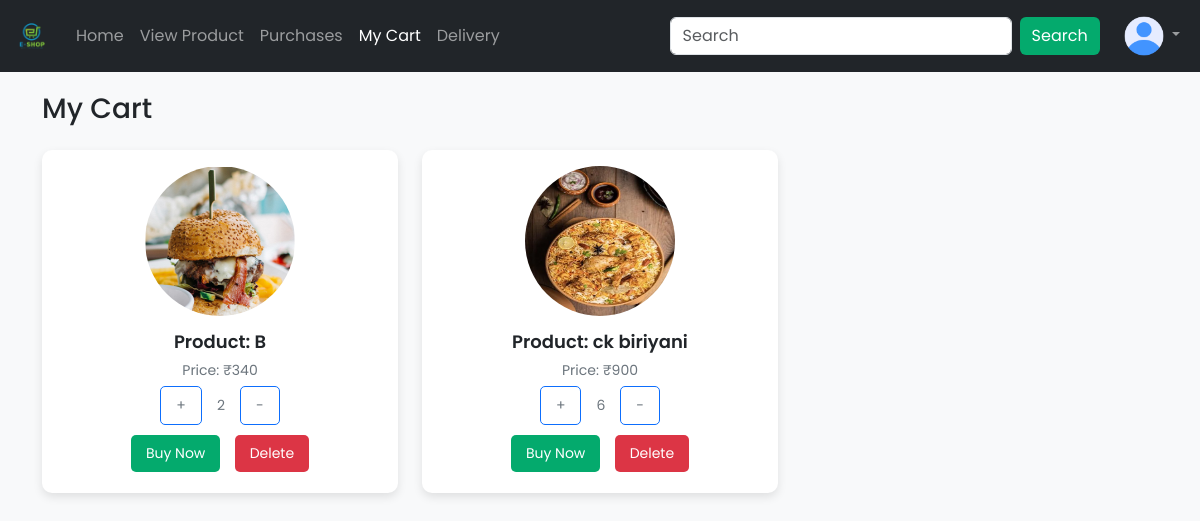
/user_view_cart (signed in), run on an earlier commit of the app's database.
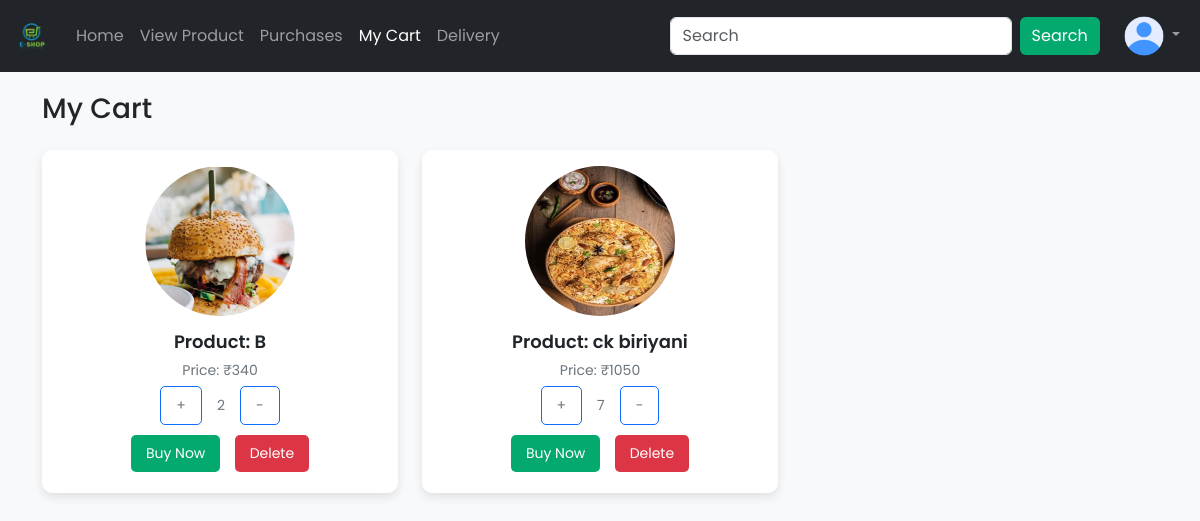
And on a later commit of the database.
### app/models.py (models this page shows, shortened)
class cart(models.Model):
    user = models.ForeignKey(Register,on_delete=models.CASCADE)
    product = models.ForeignKey(Product,on_delete=models.CASCADE)
    quantity = models.IntegerField()
    def total_price(self):
        return self.quantity * self.product.price

class Product(models.Model):
    name = models.TextField()
    discription = models.TextField()
    price = models.IntegerField()
    category = models.TextField()
    quantity = models.IntegerField()
    offerprice = models.IntegerField()
    image = models.FileField()

### app/views.py (the view)
# urls.py: path('user_view_cart',views.user_view_cart),
def user_view_cart(req):
    if 'user' in req.session:
        data=cart.objects.filter(user=get_usr(req))
        return render(req,'user/cart.html',{'data':data})
    else:
        return redirect(login)

### app/views.py (called while the page is built)
def get_usr(req):
    if 'user' in req.session:
        return Register.objects.get(Email=req.session['user'])
    return None  # Return None if the 'user' key is not present

### template/user/cart.html (shortened to what this page needs)
<!DOCTYPE html>
<html lang="en">
<head>
  {% load static %}
  <link rel="stylesheet" href="https://cdn.jsdelivr.net/npm/bootstrap@5.3.3/dist/css/bootstrap.min.css">
</head>
<body>
<nav class="navbar navbar-expand-sm navbar-dark bg-dark">
  <div class="container-fluid">
    <a class="navbar-brand" href="../user_home">
      <img src="{% static 'logo.png' %}" alt="Logo" style="width:40px;" class="rounded-pill">
    </a>
    <div class="collapse navbar-collapse" id="mynavbar">
      <ul class="navbar-nav me-auto">
        <li class="nav-item"><a class="nav-link" href="../user_home">Home</a></li>
        <li class="nav-item"><a class="nav-link" href="../viewproduct">View Product</a></li>
        <li class="nav-item"><a class="nav-link" href="../order">Purchases</a></li>
        <li class="nav-item"><a class="nav-link active" href="../user_view_cart">My Cart</a></li>
        <li class="nav-item"><a class="nav-link" href="../delivery">Delivery</a></li>
      </ul>
      <form class="d-flex ms-3">
        <input class="form-control me-2" type="text" placeholder="Search">
        <button class="btn btn-primary" type="button">Search</button>
      </form>
      <ul class="navbar-nav ms-3">
        <li class="nav-item dropdown">
          <a class="nav-link dropdown-toggle" href="#" id="navbarDropdownMenuLink" role="button" data-bs-toggle="dropdown" aria-expanded="false">
            <img src="{% static 'user.png' %}" width="40" height="40" class="rounded-circle">
          </a>
        </li>
      </ul>
    </div>
  </div>
</nav>
<div class="container">
  <h3 class="mb-4">My Cart</h3>
  <div class="row">
    {% for i in data %}
      <div class="col-md-4">
        <div class="card text-center mb-4">
          <div class="card-body">
            <img src="{{i.product.image.url}}" alt="Product" class="img-fluid" style="width: 150px; height: 150px;">
            <h5>Product: {{i.product.name}}</h5>
            <p>Price: ₹{{i.total_price}}</p>
            <div class="quantity-controls">
              <a href="../qty_incri/{{i.pk}}" class="btn btn-outline-primary">+</a>
              <p>{{i.quantity}}</p>
              <a href="../qty_decri/{{i.pk}}" class="btn btn-outline-primary">-</a>
            </div>
            <a href="../buys/{{i.pk}}" class="btn btn-primary">Buy Now</a>
            <a href="../deletes/{{i.pk}}" class="btn btn-danger">Delete</a>
          </div>
        </div>
      </div>
    {% endfor %}
  </div>
</div>
</body>
</html>

### template/user/cart.html (style rules this page uses)
body { font-family: 'Poppins', sans-serif; background-color: #f8f9fa; margin: 0; padding: 0; }
.navbar { margin-bottom: 20px; }
.card { border: none; border-radius: 10px; box-shadow: 0 4px 10px rgba(0, 0, 0, 0.1); }
.card img { border-radius: 50%; margin-bottom: 15px; }
.card h5 { font-size: 18px; font-weight: 600; }
.card p { margin: 0; font-size: 14px; color: #6c757d; }
.card .btn { margin: 5px; font-size: 14px; padding: 8px 15px; border-radius: 5px; }
.btn-primary { background-color: #04AA6D; border: none; }
.btn-danger { background-color: #dc3545; border: none; }
.quantity-controls { display: flex; align-items: center; gap: 10px; justify-content: center; }
.quantity-controls a { font-size: 20px; color: #6c757d; text-decoration: none; }

What changed in the data, as far as the page shows it:
changed cart "ck biriyani": total_price "900" → "1050"; quantity "6" → "7"
